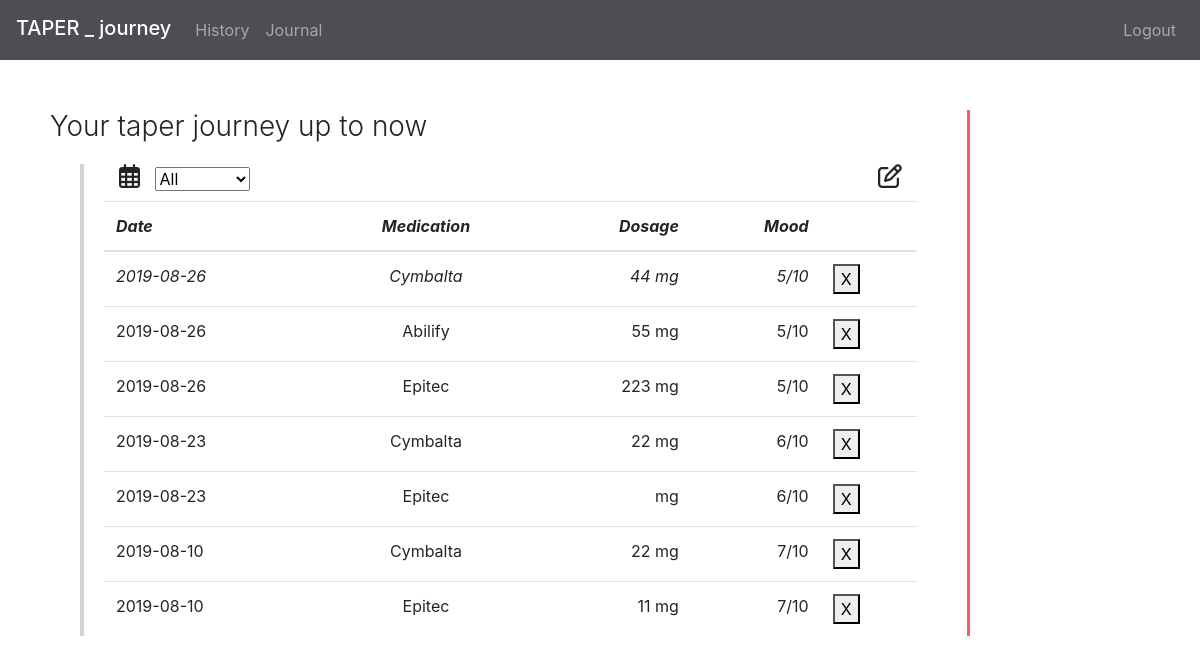
Screenshot of /history (signed in) with the database file from the repository.
### tables this page shows
CREATE TABLE 'entries' ('id' integer PRIMARY KEY AUTOINCREMENT NOT NULL,'drugs' text,'doses' text, 'mood' smallint, 'side_effects' text, 'journal' text, 'user_id' integer NOT NULL, 'entry_date' date NOT NULL);

### application.py (the view)
@app.route("/history", methods=["GET", "POST"])
@signin_required
def history():
    if not (db.execute("SELECT * FROM entries WHERE user_id = ? ORDER BY entry_date DESC", (session["user_id"]))):
        data={"hasHistory" : "false"}
    else:
        rows = db.execute("SELECT * FROM entries WHERE user_id = ? ORDER BY entry_date DESC", (session["user_id"]))
        data = []
        all_drugs=[]
        for row in rows:
            temp_row = [];
            if (row["drugs"]):
                mood = row["mood"]
                drugs = row["drugs"].split(",")
                doses = row["doses"].split(",")
                mood = row["mood"]
                date = row["entry_date"]
                side_effects = row["side_effects"].split(",")
                all_drugs += drugs
                for i in range(len(drugs)):
                    temp_row = {"drug": drugs[i], "dose": doses[i], "mood": mood, "date": date, "side_effects": side_effects}
                    data.append(temp_row)
            else:
                continue
        if not request.form.get("Value"):
            newList = data
        elif request.form.get("Value") == "All":
            newList = data
        else:
            newList = []
            for entry in data:
                if entry["drug"] == request.form.get("Value"):
                    newList.append(entry)
    print(f"{newList}")
    return render_template("history.html", page_data=newList, drugNames=list(set(all_drugs)))

### application.py (called while the page is built)
@app.after_request
def after_request(response):
    response.headers["Cache-Control"] = "no-cache, no-store, must-revalidate"
    response.headers["Expires"] = 0
    response.headers["Pragma"] = "no-cache"
    return response

### helpers.py (called while the page is built)
def signin_required(f):
    @wraps(f)
    def decorated_function(*args, **kwargs):
        if session.get("user_id") is None:
            return redirect("/signin")
        return f(*args, **kwargs)
    return decorated_function

### templates/history.html (shortened to what this page needs)
{% extends "layout.html" %}
{% block main %}
<div id="historyContainer">
    <div class="wrapper">
        <h3 class="font-weight-light" >Your taper journey up to now</h3>
        <div id="borderContainer">
            <div class="container">
                <div>
                    <i style = "margin-right: 10px" class="far fa-calendar-alt"></i>
                    <select id="drugNames" value="">
                        <option name="drugName" id="All">All</option>
                    </select>
                </div>
                <i class="far fa-edit"  id="showDrugdata" data-toggle="modal" data-target="#trackDrugsModal"></i>
            </div>
            <table id="historyTable" class="table table-hover">
                <thead>
                    <tr>
                        <th  class="text-left">Date</th>
                        <th class="text-center">Medication</th>
                        <th class="text-right">Dosage</th>
                        <th class="text-right">Mood</th>
                        <th></th>
                    </tr>
                </thead>
                <tbody>
                    {% for i in range(page_data|length) %}
                    <tr onMouseOver="this.style.backgroundColor='rgba(242, 95,105, 0.4)'"
                        onMouseOut="this.style.backgroundColor='transparent'" >
                        <td>{{ page_data[i].date }} </th>
                        <td align="center">{{ page_data[i].drug }}</td>
                        <td align="right">{{ page_data[i].dose}} mg</td>
                        <td align="right">{{ page_data[i].mood }}/10</td>
                        <td><button class="shadow-none">X</button ></td>
                    </tr>
                    {% endfor %}
                </tbody>
            </table>
        </div>
    </div>
</div>
{% endblock %}

### templates/layout.html (shortened to what this page needs)
<!DOCTYPE html>
<html>
    <head>
        <link href="https://stackpath.bootstrapcdn.com/bootstrap/4.1.3/css/bootstrap.min.css" rel="stylesheet">
        <link rel="stylesheet" href="https://code.jquery.com/ui/1.12.1/themes/base/jquery-ui.css" />
        <link href="https://stackpath.bootstrapcdn.com/font-awesome/4.7.0/css/font-awesome.min.css" rel="stylesheet">
        <link href="/static/styles.css" rel="stylesheet">
    </head>
    <body>
        <nav class="navbar bg-custom navbar-expand-sm navbar-dark">
            <a class="navbar-brand mb-1 h1" href="/">TAPER _ journey</a>
            <div class="collapse navbar-collapse" id="navbarNav">
                <ul class="navbar-nav">
                    <li class="nav-item">
                        <a class="nav-link" href="/history">History</a>
                    </li>
                    <li class="nav-item">
                        <a class="nav-link" href="/journal">Journal</a>
                    </li>
                </ul>
                <ul class="navbar-nav ml-auto">
                     <li class="nav-item" style="float:right">
                        <a class="nav-link" href="/logout">Logout</a>
                    </li>
                </ul>
            </div>
        </nav>
        <main>
            {% block main %}{% endblock %}
        </main>
    </body>
</html>

### static/styles.css (style rules this page uses)
body, html { margin: 0px; padding: 0px; }
* { box-sizing: border-box; }
select { box-shadow: 0px 0px 4px gray; }
button { box-shadow: 2px 2px 4px gray; }
.bg-custom { background-color: #4C4E53; }
button { cursor: pointer; }
select option { color: black; }
select option:first-child { color: grey; }
input, select { box-shadow: none }
i { display: inline-block; margin: 10px padding: 10px; font-size: 1.5em; cursor: pointer; }
.container { display: flex; justify-content: space-between; align-items: flex-center; margin-bottom: 10px; }
.wrapper { width: 80%; }
.wrapper h3 { margin-bottom: 20px; }
#historyContainer { margin-top: 50px; margin-left: 30px; padding-left: 20px; }
.wrapper { border-right: 3px solid rgba(242, 95,105, 1); }
#borderContainer { border-left: 4px solid lightGray; margin-left: 30px; margin-right:30px; padding-left: 20px; padding-right: 20px; }
#historyTable tr:first-child { font-style:italic; }

### rows the page displays
entries: entry_date "2019-08-26" "2019-08-26" "2019-08-26", mood "5" "5" "5"
entries: entry_date "2019-08-23" "2019-08-23", mood "6" "6"
entries: entry_date "2019-08-10" "2019-08-10", mood "7" "7"

### other values shown
{{ page_data[i].drug }} "Cymbalta" "Abilify" "Epitec" "Cymbalta" "Epitec" "Cymbalta" "Epitec"
{{ page_data[i].dose }} "44" "55" "223" "22" "22" "11"
